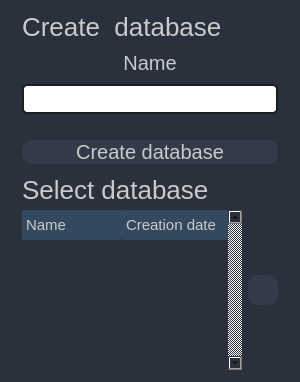
                              <widget class="QFrame" name="frame_5">
                               <property name="maximumSize">
                                <size>
                                 <width>300</width>
                                 <height>16777215</height>
                                </size>
                               </property>
                               <property name="styleSheet">
                                <string notr="true">background-color: rgb(42,49,61);
border-radius: 20px;</string>
                               </property>
                               <property name="frameShape">
                                <enum>QFrame::NoFrame</enum>
                               </property>
                               <property name="frameShadow">
                                <enum>QFrame::Raised</enum>
                               </property>
                               <layout class="QVBoxLayout" name="verticalLayout_8">
                                <property name="spacing">
                                 <number>0</number>
                                </property>
                                <property name="leftMargin">
                                 <number>0</number>
                                </property>
                                <property name="topMargin">
                                 <number>0</number>
                                </property>
                                <property name="rightMargin">
                                 <number>0</number>
                                </property>
                                <property name="bottomMargin">
                                 <number>0</number>
                                </property>
                                <item>
                                 <widget class="QFrame" name="frame_16">
                                  <property name="minimumSize">
                                   <size>
                                    <width>0</width>
                                    <height>50</height>
                                   </size>
                                  </property>
                                  <property name="frameShape">
                                   <enum>QFrame::StyledPanel</enum>
                                  </property>
                                  <property name="frameShadow">
                                   <enum>QFrame::Raised</enum>
                                  </property>
                                  <layout class="QVBoxLayout" name="verticalLayout_32">
                                   <property name="spacing">
                                    <number>-1</number>
                                   </property>
                                   <property name="leftMargin">
                                    <number>22</number>
                                   </property>
                                   <property name="topMargin">
                                    <number>12</number>
                                   </property>
                                   <property name="rightMargin">
                                    <number>22</number>
                                   </property>
                                   <property name="bottomMargin">
                                    <number>12</number>
                                   </property>
                                   <item>
                                    <widget class="QFrame" name="frame_26">
                                     <property name="maximumSize">
                                      <size>
                                       <width>16777215</width>
                                       <height>40</height>
                                      </size>
                                     </property>
                                     <property name="frameShape">
                                      <enum>QFrame::StyledPanel</enum>
                                     </property>
                                     <property name="frameShadow">
                                      <enum>QFrame::Raised</enum>
                                     </property>
                                     <layout class="QHBoxLayout" name="horizontalLayout_15">
                                      <property name="spacing">
                                       <number>0</number>
                                      </property>
                                      <property name="leftMargin">
                                       <number>0</number>
                                      </property>
                                      <property name="topMargin">
                                       <number>0</number>
                                      </property>
                                      <property name="rightMargin">
                                       <number>0</number>
                                      </property>
                                      <property name="bottomMargin">
                                       <number>0</number>
                                      </property>
                                      <item>
                                       <widget class="QLabel" name="label_2">
                                        <property name="minimumSize">
                                         <size>
                                          <width>0</width>
                                          <height>30</height>
                                         </size>
                                        </property>
                                        <property name="maximumSize">
                                         <size>
                                          <width>16777215</width>
                                          <height>30</height>
                                         </size>
                                        </property>
                                        <property name="styleSheet">
                                         <string notr="true">QLabel {
	color: rgb(201, 202, 204);
	font-size: 26px;
}
</string>
                                        </property>
                                        <property name="text">
                                         <string>Create  database</string>
                                        </property>
                                        <property name="alignment">
                                         <set>Qt::AlignLeading|Qt::AlignLeft|Qt::AlignTop</set>
                                        </property>
                                       </widget>
                                      </item>
                                      <item>
                                       <widget class="QPushButton" name="pushButton_6">
                                        <property name="minimumSize">
                                         <size>
                                          <width>30</width>
                                          <height>30</height>
                                         </size>
                                        </property>
                                        <property name="maximumSize">
                                         <size>
                                          <width>30</width>
                                          <height>30</height>
                                         </size>
                                        </property>
                                        <property name="styleSheet">
                                         <string notr="true">QPushButton{
	border-radius:15px;
}

QPushButton:hover {
	background-color: rgb(57, 65, 80);
	border: 2px solid rgb(61, 70, 86);
}
QPushButton:pressed {	
	background-color: rgb(35, 40, 49);
	border: 2px solid rgb(43, 50, 61);
}</string>
                                        </property>
                                        <property name="text">
                                         <string/>
                                        </property>
                                        <property name="icon">
                                         <iconset>
                                          <normalon>:/24x24/icons/24x24/cil-settings.png</normalon>
                                         </iconset>
                                        </property>
                                        <property name="iconSize">
                                         <size>
                                          <width>24</width>
                                          <height>24</height>
                                         </size>
                                        </property>
                                       </widget>
                                      </item>
                                     </layout>
                                    </widget>
                                   </item>
                                   <item>
                                    <widget class="QFrame" name="frame_25">
                                     <property name="frameShape">
                                      <enum>QFrame::StyledPanel</enum>
                                     </property>
                                     <property name="frameShadow">
                                      <enum>QFrame::Raised</enum>
                                     </property>
                                     <layout class="QVBoxLayout" name="verticalLayout_33">
                                      <property name="spacing">
                                       <number>-1</number>
                                      </property>
                                      <property name="leftMargin">
                                       <number>0</number>
                                      </property>
                                      <property name="topMargin">
                                       <number>0</number>
                                      </property>
                                      <property name="rightMargin">
                                       <number>0</number>
                                      </property>
                                      <property name="bottomMargin">
                                       <number>0</number>
                                      </property>
                                      <item>
                                       <widget class="QLabel" name="label_24">
                                        <property name="minimumSize">
                                         <size>
                                          <width>0</width>
                                          <height>30</height>
                                         </size>
                                        </property>
                                        <property name="styleSheet">
                                         <string notr="true">QLabel {
	color: rgb(201, 202, 204);
	font-size: 20px;
	text-align: center;
}</string>
                                        </property>
                                        <property name="text">
                                         <string>Name</string>
                                        </property>
                                        <property name="alignment">
                                         <set>Qt::AlignCenter</set>
                                        </property>
                                       </widget>
                                      </item>
                                      <item>
                                       <widget class="QLineEdit" name="lineEdit">
                                        <property name="sizePolicy">
                                         <sizepolicy hsizetype="Expanding" vsizetype="Maximum">
                                          <horstretch>0</horstretch>
                                          <verstretch>0</verstretch>
                                         </sizepolicy>
                                        </property>
                                        <property name="minimumSize">
                                         <size>
                                          <width>0</width>
                                          <height>30</height>
                                         </size>
                                        </property>
                                        <property name="maximumSize">
                                         <size>
                                          <width>1000</width>
                                          <height>16777215</height>
                                         </size>
                                        </property>
                                        <property name="focusPolicy">
                                         <enum>Qt::ClickFocus</enum>
                                        </property>
                                        <property name="styleSheet">
                                         <string notr="true">QLineEdit {
	background-color: rgb(255,255,255);
	border-radius: 5px;
	border: 2px solid rgb(27, 29, 35);
	font-size: 15px;
	color: #8f8f8f;


}
QLineEdit:hover {
	border: 2px solid rgb(64, 71, 88);
}
QLineEdit:focus {
	border: 2px solid rgb(91, 101, 124);
}</string>
                                        </property>
                                        <property name="alignment">
                                         <set>Qt::AlignCenter</set>
                                        </property>
                                       </widget>
                                      </item>
                                      <item>
                                       <spacer name="verticalSpacer_2">
                                        <property name="orientation">
                                         <enum>Qt::Vertical</enum>
                                        </property>
                                        <property name="sizeHint" stdset="0">
                                         <size>
                                          <width>20</width>
                                          <height>20</height>
                                         </size>
                                        </property>
                                       </spacer>
                                      </item>
                                      <item>
                                       <widget class="QPushButton" name="pushButton_5">
                                        <property name="styleSheet">
                                         <string notr="true">QPushButton{
	background-color: rgb(52, 59, 72);
	border-radius: 10px;
	font-size: 20px;
	color: rgb(201, 202, 204);

}
QPushButton:hover {
	background-color: rgb(57, 65, 80);
	border: 2px solid rgb(61, 70, 86);
}
QPushButton:pressed {	
	background-color: rgb(35, 40, 49);
	border: 2px solid rgb(43, 50, 61);
}</string>
                                        </property>
                                        <property name="text">
                                         <string>Create database</string>
                                        </property>
                                       </widget>
                                      </item>
                                      <item>
                                       <widget class="QFrame" name="frame_17">
                                        <property name="maximumSize">
                                         <size>
                                          <width>16777215</width>
                                          <height>200</height>
                                         </size>
                                        </property>
                                        <property name="frameShape">
                                         <enum>QFrame::StyledPanel</enum>
                                        </property>
                                        <property name="frameShadow">
                                         <enum>QFrame::Raised</enum>
                                        </property>
                                        <layout class="QVBoxLayout" name="verticalLayout_31">
                                         <property name="spacing">
                                          <number>0</number>
                                         </property>
                                         <property name="leftMargin">
                                          <number>0</number>
                                         </property>
                                         <property name="topMargin">
                                          <number>0</number>
                                         </property>
                                         <property name="rightMargin">
                                          <number>0</number>
                                         </property>
                                         <property name="bottomMargin">
                                          <number>0</number>
                                         </property>
                                         <item>
                                          <widget class="QLabel" name="label">
                                           <property name="minimumSize">
                                            <size>
                                             <width>0</width>
                                             <height>40</height>
                                            </size>
                                           </property>
                                           <property name="maximumSize">
                                            <size>
                                             <width>16777215</width>
                                             <height>30</height>
                                            </size>
                                           </property>
                                           <property name="styleSheet">
                                            <string notr="true">QLabel {
	color: rgb(201, 202, 204);
	font-size: 26px;
}
</string>
                                           </property>
                                           <property name="text">
                                            <string>Select database</string>
                                           </property>
                                           <property name="alignment">
                                            <set>Qt::AlignLeading|Qt::AlignLeft|Qt::AlignTop</set>
                                           </property>
                                          </widget>
                                         </item>
                                         <item>
                                          <widget class="QFrame" name="frame_21">
                                           <property name="frameShape">
                                            <enum>QFrame::StyledPanel</enum>
                                           </property>
                                           <property name="frameShadow">
                                            <enum>QFrame::Raised</enum>
                                           </property>
                                           <layout class="QHBoxLayout" name="horizontalLayout_16">
                                            <property name="spacing">
                                             <number>-1</number>
                                            </property>
                                            <property name="leftMargin">
                                             <number>0</number>
                                            </property>
                                            <property name="topMargin">
                                             <number>0</number>
                                            </property>
                                            <property name="rightMargin">
                                             <number>0</number>
                                            </property>
                                            <property name="bottomMargin">
                                             <number>0</number>
                                            </property>
                                            <item>
                                             <widget class="QTreeWidget" name="tree_select_database">
                                              <property name="maximumSize">
                                               <size>
                                                <width>16777215</width>
                                                <height>16777215</height>
                                               </size>
                                              </property>
                                              <property name="styleSheet">
                                               <string notr="true">/* Main widget */
QTableWidget {	
	background-color: rgb(39, 44, 54);
	border-radius: 10px;
 	gridline-color: rgb(201, 202, 204);
	border-bottom: 1px solid rgb(44, 49, 60);
}



/* Items  */
QTableWidget::item{
	border-color: rgb(44, 49, 60);
	padding-left: 2px;
	padding-right: 2px;
	color: #FFFFFF;


}

QTableWidget::item:selected{
	background-color: rgb(85, 170, 255);
}





/* Scroll bars */

QScrollBar:horizontal {
    border: none;
    background: rgb(52, 59, 72);
    height: 14px;
    margin: 0px 21px 0 21px;
	border-radius: 0px;
}

QScrollBar:vertical {
	border: none;
    background: rgb(52, 59, 72);
    width: 14px;
    margin: 21px 0 21px 0;
	border-radius: 0px;
 }





/* Per header */
QHeaderView::section{
	Background-color: rgb(39, 44, 54);
	border-style: none;
	text-align: right;


}

QTableWidget::horizontalHeader {	
	background-color: rgb(255,255,255);
	padding: 10px;
	border-radius: 100px;
	color: #34495E;
	overflow: hidden;
	background-color: #34495E;
	text-align: right;
	text-padding-left: -2px;


}


/* Top thing*/
QHeaderView::section:horizontal
{
	background-color: rgb(255,255,255);
	padding: 4px;
	border-radius: 2px;
	font-size: 15px;
 	color: rgb(201, 202, 204);
	background: #34495E;
	text-padding-left: -2px;}


</string>
                                              </property>
                                              <property name="verticalScrollBarPolicy">
                                               <enum>Qt::ScrollBarAlwaysOn</enum>
                                              </property>
                                              <property name="horizontalScrollBarPolicy">
                                               <enum>Qt::ScrollBarAlwaysOff</enum>
                                              </property>
                                              <property name="editTriggers">
                                               <set>QAbstractItemView::DoubleClicked|QAbstractItemView::EditKeyPressed|QAbstractItemView::SelectedClicked</set>
                                              </property>
                                              <property name="selectionBehavior">
                                               <enum>QAbstractItemView::SelectRows</enum>
                                              </property>
                                              <attribute name="headerCascadingSectionResizes">
                                               <bool>false</bool>
                                              </attribute>
                                              <column>
                                               <property name="text">
                                                <string>Name</string>
                                               </property>
                                              </column>
                                              <column>
                                               <property name="text">
                                                <string>Creation date</string>
                                               </property>
                                              </column>
                                             </widget>
                                            </item>
                                            <item>
                                             <widget class="QFrame" name="frame_23">
                                              <property name="minimumSize">
                                               <size>
                                                <width>30</width>
                                                <height>0</height>
                                               </size>
                                              </property>
                                              <property name="frameShape">
                                               <enum>QFrame::StyledPanel</enum>
                                              </property>
                                              <property name="frameShadow">
                                               <enum>QFrame::Raised</enum>
                                              </property>
                                              <layout class="QVBoxLayout" name="verticalLayout_34">
                                               <property name="spacing">
                                                <number>0</number>
                                               </property>
                                               <property name="leftMargin">
                                                <number>0</number>
                                               </property>
                                               <property name="topMargin">
                                                <number>0</number>
                                               </property>
                                               <property name="rightMargin">
                                                <number>0</number>
                                               </property>
                                               <property name="bottomMargin">
                                                <number>0</number>
                                               </property>
                                               <item>
                                                <widget class="QPushButton" name="pushButton_7">
                                                 <property name="minimumSize">
                                                  <size>
                                                   <width>30</width>
                                                   <height>30</height>
                                                  </size>
                                                 </property>
                                                 <property name="styleSheet">
                                                  <string notr="true">QPushButton{
	border-radius:10px;
	color: rgb(201, 202, 204);
	background-color: rgb(52, 59, 72);


}

QPushButton:hover {
	background-color: rgb(57, 65, 80);
	border: 2px solid rgb(61, 70, 86);
}
QPushButton:pressed {	
	background-color: rgb(35, 40, 49);
	border: 2px solid rgb(43, 50, 61);
}

</string>
                                                 </property>
                                                 <property name="text">
                                                  <string/>
                                                 </property>
                                                 <property name="icon">
                                                  <iconset>
                                                   <normalon>:/24x24/icons/24x24/cil-trash.png</normalon>
                                                  </iconset>
                                                 </property>
                                                 <property name="iconSize">
                                                  <size>
                                                   <width>24</width>
                                                   <height>24</height>
                                                  </size>
                                                 </property>
                                                </widget>
                                               </item>
                                              </layout>
                                             </widget>
                                            </item>
                                           </layout>
                                          </widget>
                                         </item>
                                        </layout>
                                       </widget>
                                      </item>
                                     </layout>
                                    </widget>
                                   </item>
                                  </layout>
                                 </widget>
                                </item>
                               </layout>
                              </widget>
